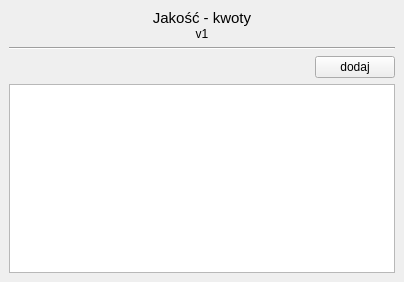
<?xml version="1.0" encoding="UTF-8"?>
<ui version="4.0">
 <class>Form</class>
 <widget class="QWidget" name="Form">
  <property name="geometry">
   <rect>
    <x>0</x>
    <y>0</y>
    <width>404</width>
    <height>282</height>
   </rect>
  </property>
  <property name="windowTitle">
   <string>Form</string>
  </property>
  <layout class="QGridLayout" name="gridLayout">
   <property name="leftMargin">
    <number>0</number>
   </property>
   <property name="topMargin">
    <number>0</number>
   </property>
   <property name="rightMargin">
    <number>0</number>
   </property>
   <property name="bottomMargin">
    <number>0</number>
   </property>
   <property name="spacing">
    <number>0</number>
   </property>
   <item row="0" column="0">
    <widget class="QWidget" name="widget" native="true">
     <layout class="QVBoxLayout" name="verticalLayout_3">
      <item>
       <widget class="QWidget" name="widget_2" native="true">
        <layout class="QVBoxLayout" name="verticalLayout">
         <property name="spacing">
          <number>0</number>
         </property>
         <property name="leftMargin">
          <number>0</number>
         </property>
         <property name="topMargin">
          <number>0</number>
         </property>
         <property name="rightMargin">
          <number>0</number>
         </property>
         <property name="bottomMargin">
          <number>0</number>
         </property>
         <item>
          <widget class="QLabel" name="label">
           <property name="font">
            <font>
             <pointsize>11</pointsize>
            </font>
           </property>
           <property name="text">
            <string>Jakość - kwoty</string>
           </property>
           <property name="alignment">
            <set>Qt::AlignCenter</set>
           </property>
          </widget>
         </item>
         <item>
          <widget class="QLabel" name="label_2">
           <property name="text">
            <string>v1</string>
           </property>
           <property name="alignment">
            <set>Qt::AlignCenter</set>
           </property>
          </widget>
         </item>
        </layout>
       </widget>
      </item>
      <item>
       <widget class="Line" name="line">
        <property name="orientation">
         <enum>Qt::Horizontal</enum>
        </property>
       </widget>
      </item>
      <item>
       <widget class="QWidget" name="widget_3" native="true">
        <layout class="QHBoxLayout" name="horizontalLayout">
         <property name="spacing">
          <number>0</number>
         </property>
         <property name="leftMargin">
          <number>0</number>
         </property>
         <property name="topMargin">
          <number>0</number>
         </property>
         <property name="rightMargin">
          <number>0</number>
         </property>
         <property name="bottomMargin">
          <number>0</number>
         </property>
         <item>
          <spacer name="horizontalSpacer">
           <property name="orientation">
            <enum>Qt::Horizontal</enum>
           </property>
           <property name="sizeHint" stdset="0">
            <size>
             <width>204</width>
             <height>20</height>
            </size>
           </property>
          </spacer>
         </item>
         <item>
          <widget class="QPushButton" name="btn_zapisz">
           <property name="text">
            <string>dodaj</string>
           </property>
          </widget>
         </item>
        </layout>
       </widget>
      </item>
      <item>
       <widget class="QTableWidget" name="tab_dane"/>
      </item>
     </layout>
    </widget>
   </item>
  </layout>
 </widget>
 <resources/>
 <connections/>
</ui>
